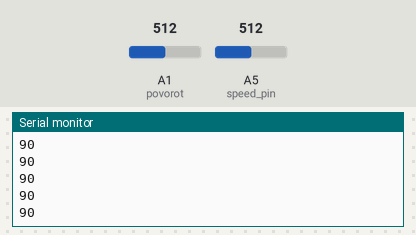
This sketch was run on a simulated Arduino Uno, built with avr-gcc and run on an emulated ATmega328P. Parts: the last lines printed to the serial monitor. The inputs (shaded band) are chosen by the test bench; at power-on: A1 (povorot) = 512, A5 (speed_pin) = 512. No radio packets arrive unless stated.

Above: at 1.2 s.
1.3 s: A1 (povorot) set to 716
At 2.2 s:
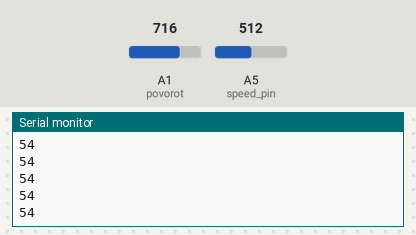
2.8 s: A1 (povorot) set to 900
At 3.3 s:
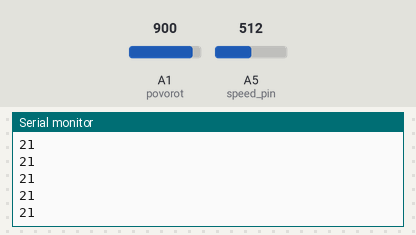
Timing chart, 0 to 5.8 s (numbered marks = the images above; inputs shaded):
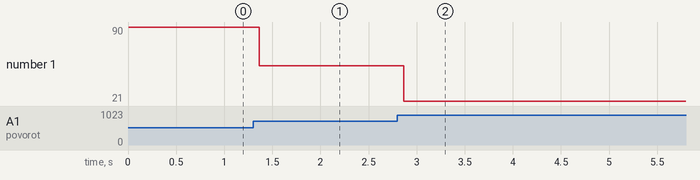

The sketch:

sketch_jun26b.ino
```cpp
/*   Данный скетч делает следующее: передатчик (TX) отправляет массив
 *   данных, который генерируется согласно показаниям с кнопки и с
 *   двух потенциомтеров. Приёмник (RX) получает массив, и записывает
 *   данные на реле, сервомашинку и генерирует ШИМ сигнал на транзистор.
    by AlexGyver 2016
*/

#include <SPI.h>          // библиотека для работы с шиной SPI
#include "nRF24L01.h"     // библиотека радиомодуля
#include "RF24.h"         // ещё библиотека радиомодуля

RF24 radio(9, 10); // "создать" модуль на пинах 9 и 10 Для Уно
//RF24 radio(9,53); // для Меги

byte address[][6] = {"1Node", "2Node", "3Node", "4Node", "5Node", "6Node"}; //возможные номера труб

byte to_send_info[2];

#define but 4
#define speed_pin A5
#define povorot A1
//#define potmaxangle 255.0

void setup() {
  Serial.begin(9600); //открываем порт для связи с ПК

  pinMode(but, INPUT_PULLUP);
  pinMode(speed_pin, INPUT);
  pinMode(povorot, INPUT);


  radio.begin(); //активировать модуль
  radio.setAutoAck(1);         //режим подтверждения приёма, 1 вкл 0 выкл
  radio.setRetries(0, 15);    //(время между попыткой достучаться, число попыток)
  radio.enableAckPayload();    //разрешить отсылку данных в ответ на входящий сигнал
  radio.setPayloadSize(32);     //размер пакета, в байтах

  radio.openWritingPipe(address[0]);   //мы - труба 0, открываем канал для передачи данных
  radio.setChannel(0x60);  //выбираем канал (в котором нет шумов!)

  radio.setPALevel (RF24_PA_MAX); //уровень мощности передатчика. На выбор RF24_PA_MIN, RF24_PA_LOW, RF24_PA_HIGH, RF24_PA_MAX
  radio.setDataRate (RF24_250KBPS); //скорость обмена. На выбор RF24_2MBPS, RF24_1MBPS, RF24_250KBPS
  //должна быть одинакова на приёмнике и передатчике!
  //при самой низкой скорости имеем самую высокую чувствительность и дальность!!

  radio.powerUp(); //начать работу
  radio.stopListening();  //не слушаем радиоэфир, мы передатчик
}
int fase = 1;
void loop() {


  //Serial.println(analogRead(povorot));

  //to_send_info[0] = 1;
  int angle = map( analogRead(povorot), 1024, 0, 0, 180);
  Serial.println(angle);
  if ( angle > 130) angle = 130;

  if ( angle < 65) angle = 65;
  to_send_info[0] = angle;

  int sped = map(analogRead(speed_pin), 272, 756, 0, 255);
  //if (sped < 130) sped = 0;
  to_send_info[1] = sped;


  radio.write(&to_send_info, sizeof(to_send_info));

}
```

Measured:
- after the input at 1.3 s, the serial monitor: prints a new line after 0.07 s (image 1)
- after the input at 2.8 s, the serial monitor: prints a new line after 0.07 s (image 2)
- plotted number 1: 90 → 54 after the input at 1.3 s, 54 → 21 after the input at 2.8 s
